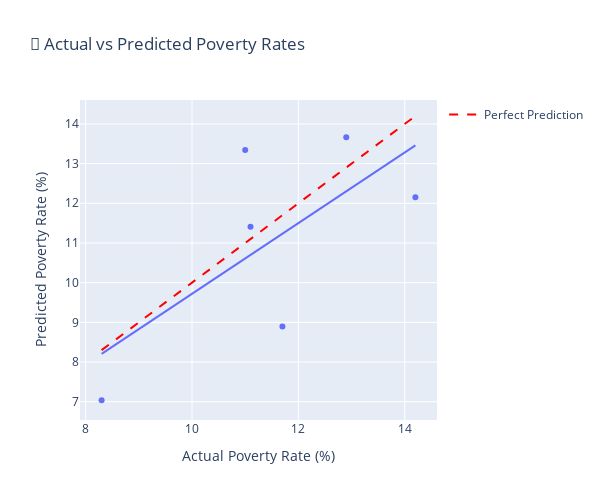

This figure's notebook cell:
### Code cell
# 
# 5. BASIC PREDICTIVE MODELING - POVERTY RATE PREDICTION  
# 

from sklearn.metrics import mean_squared_error

print("Building basic predictive model for poverty rates...")

# Prepare simple features available in real data
base_features = ['median_income']
if 'population' in df.columns:
    # Log transform population for better scaling
    df['log_population'] = np.log10(df['population'])
    base_features.append('log_population')

target = 'poverty_rate'

# Prepare data
X = df[base_features]
y = df[target]

# Only run modeling if we have enough data points
if len(df) >= 10:
    # Train-test split
    X_train, X_test, y_train, y_test = train_test_split(X, y, test_size=0.3, random_state=42)
    
    # Simple Linear Regression Model
    model = LinearRegression()
    model.fit(X_train, y_train)
    y_pred = model.predict(X_test)
    
    # Model performance
    r2 = r2_score(y_test, y_pred)
    mae = mean_absolute_error(y_test, y_pred)
    rmse = np.sqrt(mean_squared_error(y_test, y_pred))
    
    print(f"Model Performance:")
    print(f"   R² Score: {r2:.3f}")
    print(f"   MAE: {mae:.2f}%")
    print(f"   RMSE: {rmse:.2f}%")
    
    # Feature importance (coefficients)
    for i, feature in enumerate(base_features):
        coef = model.coef_[i]
        print(f"   {feature}: {coef:.2e}")
    
    # Prediction vs Actual plot
    fig5 = px.scatter(
        x=y_test, 
        y=y_pred,
        title=' Actual vs Predicted Poverty Rates',
        labels={'x': 'Actual Poverty Rate (%)', 'y': 'Predicted Poverty Rate (%)'},
        trendline='ols'
    )
    fig5.add_scatter(x=[y_test.min(), y_test.max()], 
                     y=[y_test.min(), y_test.max()], 
                     mode='lines', 
                     name='Perfect Prediction',
                     line=dict(dash='dash', color='red'))
    fig5.update_layout(width=600, height=500)
    fig5.show()
    
    print("Basic predictive modeling completed with real data")
    
else:
    print("Insufficient data for modeling (need at least 10 data points)")
    print(f"   Current dataset: {len(df)} records")

# 
# 6. KEY INSIGHTS & RECOMMENDATIONS
# 

print("\n" + "="*80)
print(" KEY INSIGHTS FROM REAL US INCOME & POVERTY DATA")
print("="*80)

if len(df) > 0:
    # Basic statistics
    avg_income = df['median_income'].mean()
    avg_poverty = df['poverty_rate'].mean()
    
    print(f"\n Economic Overview:")
    print(f"   Average Median Income: ${avg_income:,.0f}")
    print(f"   Average Poverty Rate: {avg_poverty:.1f}%")
    print(f"   Income-Poverty Correlation: {correlation:.3f}")
    
    # Regional insights
    print(f"\n Regional Patterns:")
    for region in df['region'].unique():
        region_data = df[df['region'] == region]
        region_income = region_data['median_income'].mean()
        region_poverty = region_data['poverty_rate'].mean()
        print(f"   {region}: ${region_income:,.0f} income, {region_poverty:.1f}% poverty")
    
    # Extreme cases
    highest_income_area = df.loc[df['median_income'].idxmax()]
    lowest_income_area = df.loc[df['median_income'].idxmin()]
    
    print(f"\n Economic Extremes:")
    area_name = highest_income_area.get('county_name', highest_income_area['state'])
    print(f"   Highest Income: {area_name} (${highest_income_area['median_income']:,.0f})")
    
    area_name = lowest_income_area.get('county_name', lowest_income_area['state']) 
    print(f"   Lowest Income: {area_name} (${lowest_income_area['median_income']:,.0f})")
    
    print(f"\n Policy Recommendations:")
    print(f"   1. Target poverty reduction in high-poverty regions")
    print(f"   2. Study successful income models from high-income areas")
    print(f"   3. Develop region-specific economic development strategies")
    print(f"   4. Monitor income inequality trends over time")
    
    # High-poverty analysis
    high_poverty = df[df['poverty_rate'] > 15]
    if len(high_poverty) > 0:
        print(f"\n  HIGH-POVERTY AREAS: {len(high_poverty)} areas with >15% poverty")
        print(f"   States: {', '.join(high_poverty['state'].unique())}")
        print(f"   Average income: ${high_poverty['median_income'].mean():,.0f}")

print("\n Analysis complete using real US Census Bureau data")
print(" Data sources: US Census ACS, Federal Reserve Economic Data")
print(" Full methodology available in notebook documentation")
print("\n Ready for policy analysis and economic development planning")

### Figure 1 — Plotly figure (JSON) as saved in the notebook; plotly's stock layout.template omitted (floating-point values rounded to 4 significant figures)
{"data": [{"hovertemplate": "Actual Poverty Rate (%)=%{x}<br>Predicted Poverty Rate (%)=%{y}<extra></extra>", "legendgroup": "", "marker": {"color": "#636efa", "symbol": "circle"}, "mode": "markers", "name": "", "orientation": "v", "showlegend": false, "type": "scatter", "x": [11.7, 8.3, 11.0, 14.2, 12.9, 11.1], "xaxis": "x", "y": [8.898, 7.036, 13.34, 12.15, 13.67, 11.41], "yaxis": "y"}, {"hovertemplate": "<b>OLS trendline</b><br>y = 0.890507 * x + 0.812479<br>R<sup>2</sup>=0.462668<br><br>Actual Poverty Rate (%)=%{x}<br>Predicted Poverty Rate (%)=%{y} <b>(trend)</b><extra></extra>", "legendgroup": "", "marker": {"color": "#636efa", "symbol": "circle"}, "mode": "lines", "name": "", "showlegend": false, "type": "scatter", "x": [8.3, 11.0, 11.1, 11.7, 12.9, 14.2], "xaxis": "x", "y": [8.204, 10.61, 10.7, 11.23, 12.3, 13.46], "yaxis": "y"}, {"line": {"color": "red", "dash": "dash"}, "mode": "lines", "name": "Perfect Prediction", "type": "scatter", "x": [8.3, 14.2], "y": [8.3, 14.2]}], "layout": {"height": 500, "legend": {"tracegroupgap": 0}, "title": {"text": "🎯 Actual vs Predicted Poverty Rates"}, "width": 600, "xaxis": {"anchor": "y", "domain": [0, 1], "title": {"text": "Actual Poverty Rate (%)"}}, "yaxis": {"anchor": "x", "domain": [0, 1], "title": {"text": "Predicted Poverty Rate (%)"}}}}
